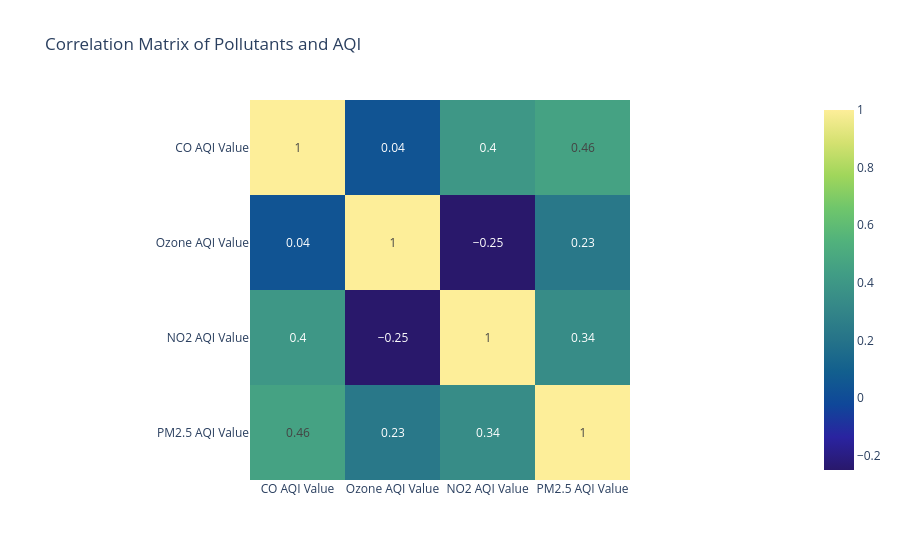

Here is the notebook cell this chart was saved with:
### Markdown cell above
And also let's create a heatmap to better visualize this correlation matrix.

### Code cell
fig = px.imshow(corr_matrix, text_auto=True, title='Correlation Matrix of Pollutants and AQI', color_continuous_scale='haline')
fig.show()

### Figure 1 — Plotly figure (JSON) as saved in the notebook; plotly's stock layout.template omitted (floating-point values rounded to 4 significant figures)
{"data": [{"coloraxis": "coloraxis", "hovertemplate": "x: %{x}<br>y: %{y}<br>color: %{z}<extra></extra>", "name": "0", "texttemplate": "%{z}", "type": "heatmap", "x": ["CO AQI Value", "Ozone AQI Value", "NO2 AQI Value", "PM2.5 AQI Value"], "xaxis": "x", "y": ["CO AQI Value", "Ozone AQI Value", "NO2 AQI Value", "PM2.5 AQI Value"], "yaxis": "y", "z": [[1, 0.04, 0.4, 0.46], [0.04, 1, -0.25, 0.23], [0.4, -0.25, 1, 0.34], [0.46, 0.23, 0.34, 1]]}], "layout": {"coloraxis": {"colorscale": [[0, "rgb(41, 24, 107)"], [0.09091, "rgb(42, 35, 160)"], [0.1818, "rgb(15, 71, 153)"], [0.2727, "rgb(18, 95, 142)"], [0.3636, "rgb(38, 116, 137)"], [0.4545, "rgb(53, 136, 136)"], [0.5455, "rgb(65, 157, 133)"], [0.6364, "rgb(81, 178, 124)"], [0.7273, "rgb(111, 198, 107)"], [0.8182, "rgb(160, 214, 91)"], [0.9091, "rgb(212, 225, 112)"], [1, "rgb(253, 238, 153)"]]}, "title": {"text": "Correlation Matrix of Pollutants and AQI"}, "xaxis": {"anchor": "y", "constrain": "domain", "domain": [0, 1], "scaleanchor": "y"}, "yaxis": {"anchor": "x", "autorange": "reversed", "constrain": "domain", "domain": [0, 1]}}}
